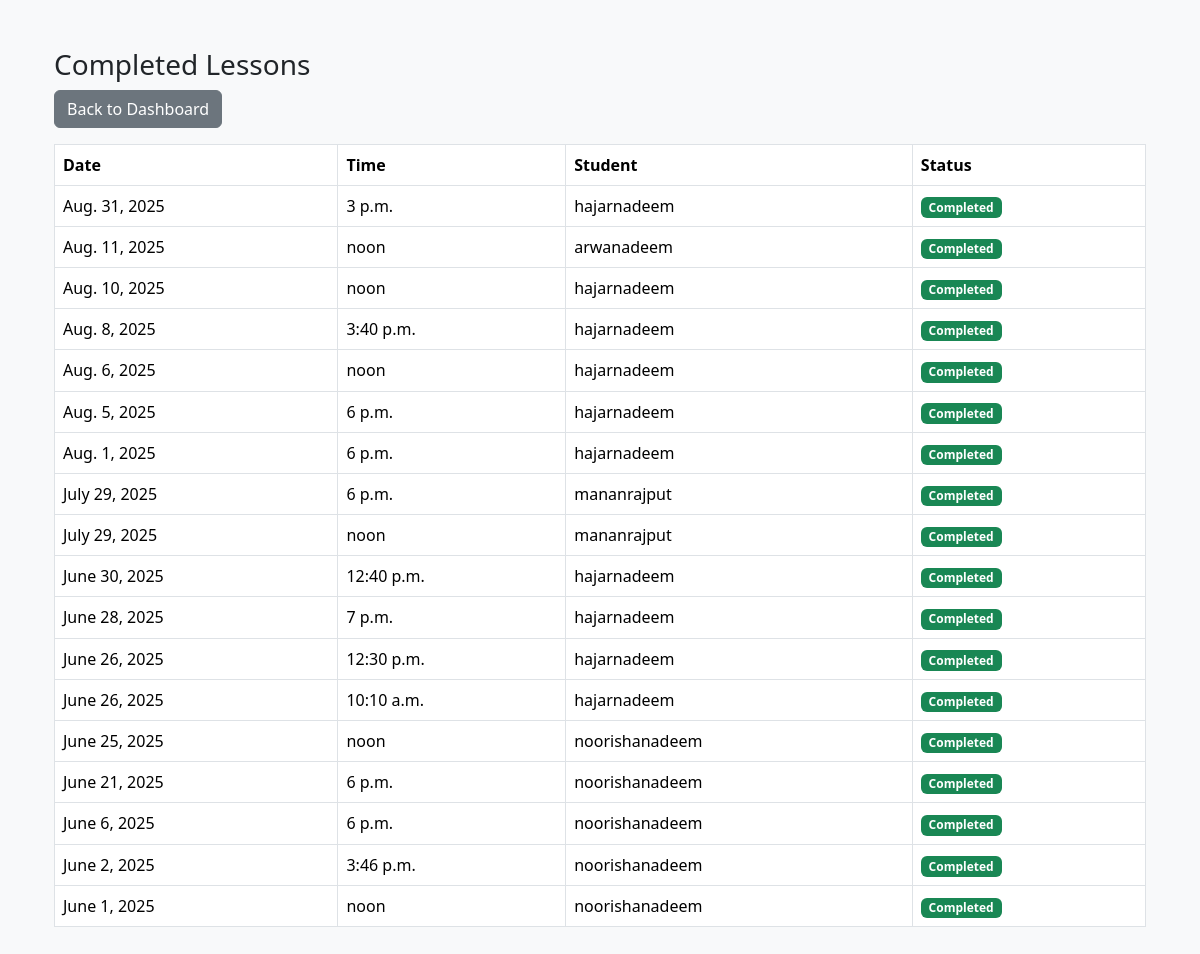
/dashboard/instructor/lessons/completed/ (signed in), run on the app's committed database.
### bookings/models.py (models this page shows, shortened)
class Booking(models.Model):
    student = models.ForeignKey(CustomUser, on_delete=models.CASCADE, related_name='student_bookings')
    instructor = models.ForeignKey(CustomUser, on_delete=models.CASCADE, related_name='instructor_bookings')
    date = models.DateField()
    time = models.TimeField()
    status = models.CharField(max_length=20, choices=[
        ('booked', 'Booked'),
        ('completed', 'Completed'),
        ('cancelled', 'Cancelled'),
    ], default='booked')
    create_at = models.DateTimeField(auto_now_add=True)

### accounts/models.py (models this page shows, shortened)
class CustomUser(AbstractUser):
    ROLE_CHOICES = [
        ('student', 'Student'),
        ('instructor', 'Instructor'),
        ('admin', 'Admin'),
    ]
    role = models.CharField(max_length=20, choices=ROLE_CHOICES)
    phone_number = models.CharField(max_length=20, blank=True, null=True)
    profile_picture = models.ImageField(upload_to="instructors/", blank=True, null=True)

### dashboard/views.py (the view)
# urls.py: path('instructor/lessons/<str:filter_type>/', views.instructor_lessons_list, name='instructor_lessons_list'),
@login_required
def instructor_lessons_list(request, filter_type):
    if request.user.role != 'instructor':
        return render(request, '403.html')
    instructor = request.user
    today = timezone.now().date()
    if filter_type == 'total':
        lessons = Booking.objects.filter(instructor=instructor)
        title = "All Lessons"
    elif filter_type == 'upcoming':
        lessons = Booking.objects.filter(instructor=instructor, date__gte=today, status='booked')
        title = "Upcoming Lessons"
    elif filter_type == 'completed':
        lessons = Booking.objects.filter(instructor=instructor, status='completed')
        title = "Completed Lessons"
    elif filter_type == 'cancelled':
        lessons = Booking.objects.filter(instructor=instructor, status='cancelled')
        title = "Cancelled Lessons"
    else:
        return render(request, '404.html')
    lessons = lessons.order_by('-date', '-time')
    return render(request, 'dashboard/instructor_lesson_list.html', {
        'title': title,
        'lessons': lessons,
    })

### templates/dashboard/instructor_lesson_list.html
{% extends "base.html" %}
{% block content %}
<div class="container mt-4">
    <h3>{{ title }}</h3>
    <a href="{% url 'instructor_dashboard' %}" class="btn btn-secondary mb-3">Back to Dashboard</a>
    <table class="table table-bordered">
        <thead>
            <tr>
                <th>Date</th>
                <th>Time</th>
                <th>Student</th>
                <th>Status</th>
            </tr>
        </thead>
        <tbody>
            {% for lesson in lessons %}
            <tr>
                <td>{{ lesson.date }}</td>
                <td>{{ lesson.time }}</td>
                <td>{{ lesson.student.username }}</td>
                <td>
                    <span class="badge
                        {% if lesson.status == 'booked' %}bg-warning
                        {% elif lesson.status == 'completed' %}bg-success
                        {% elif lesson.status == 'cancelled' %}bg-danger
                        {% else %}bg-secondary
                        {% endif %}
                    ">
                        {{ lesson.status|capfirst }}
                    </span>
                </td>
            </tr>
            {% empty %}
            <tr><td colspan="4">No Lessons Found</td></tr>
            {% endfor %}
        </tbody>
    </table>
</div>
{% endblock %}

### data on the page
Booking: date "Aug. 31, 2025", time "3 p.m.", student.username "hajarnadeem", status "Completed"
Booking: date "Aug. 11, 2025", time "noon", student.username "arwanadeem", status "Completed"
Booking: date "Aug. 10, 2025", time "noon", student.username "hajarnadeem", status "Completed"
Booking: date "Aug. 8, 2025", time "3:40 p.m.", student.username "hajarnadeem", status "Completed"
Booking: date "Aug. 6, 2025", time "noon", student.username "hajarnadeem", status "Completed"
Booking: date "Aug. 5, 2025", time "6 p.m.", student.username "hajarnadeem", status "Completed"
Booking: date "Aug. 1, 2025", time "6 p.m.", student.username "hajarnadeem", status "Completed"
Booking: date "July 29, 2025", time "6 p.m.", student.username "mananrajput", status "Completed"
Booking: date "July 29, 2025", time "noon", student.username "mananrajput", status "Completed"
Booking: date "June 30, 2025", time "12:40 p.m.", student.username "hajarnadeem", status "Completed"
Booking: date "June 28, 2025", time "7 p.m.", student.username "hajarnadeem", status "Completed"
Booking: date "June 26, 2025", time "12:30 p.m.", student.username "hajarnadeem", status "Completed"
Booking: date "June 26, 2025", time "10:10 a.m.", student.username "hajarnadeem", status "Completed"
Booking: date "June 25, 2025", time "noon", student.username "noorishanadeem", status "Completed"
Booking: date "June 21, 2025", time "6 p.m.", student.username "noorishanadeem", status "Completed"
Booking: date "June 6, 2025", time "6 p.m.", student.username "noorishanadeem", status "Completed"
Booking: date "June 2, 2025", time "3:46 p.m.", student.username "noorishanadeem", status "Completed"
Booking: date "June 1, 2025", time "noon", student.username "noorishanadeem", status "Completed"

### other printed values
{{ title }} "Completed Lessons"
